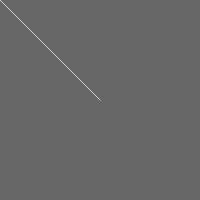
Frame 1 (no input)
Frame 60 (the mouse pressed at the canvas centre just before this capture): identical to frame 1, image omitted
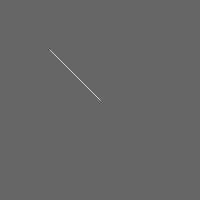
Frame 120 (the mouse held since frame 60 and released just before this capture)

The Processing sketch that drew these frames (run headless with seeded random() and noise(); from frame 60 on, the mouse is pressed at the canvas centre):

// Processing sketch: pgraphics_scale
// ── pgraphics_scale.pde
PGraphics pg;
int w = 200;
int h = 200;

public void settings() {
  size(int(w), int(h));
}

void setup() {
  pg = createGraphics(w * 2, h * 2);
}

void draw() {
  pg.beginDraw();
  pg.background(102);
  pg.stroke(255);
  pg.line(pg.width*0.5, pg.height*0.5, mouseX, mouseY);
  pg.endDraw();
  pg.save("out/" + frameCount + ".png");
  image(pg, 0, 0, w, h);
}
